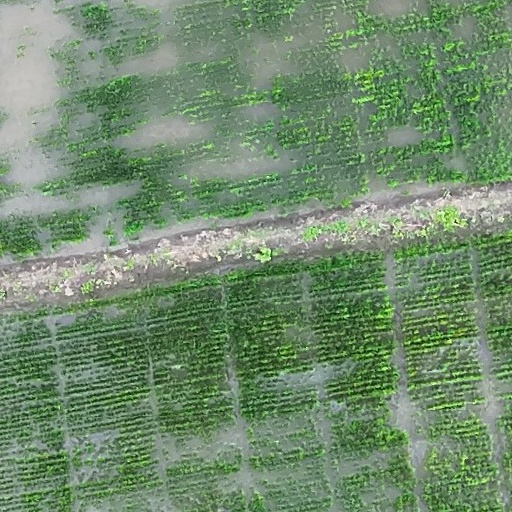
#> input picture annotation_v2/ATTANUR_1_manual_002.jpg, 512 x 512 px; its folder holds only this picture in this run
$ python -i extract_patches_v2.py   (imports and definitions only)
#> lines starting #> are read from the running program, lines starting #| are printed output that depends on the picture
#!/usr/bin/env python3
"""
Extract patches with better spacing and canal-likely targeting
Version 2: Larger stride, focus on areas with linear features
"""

import os
import numpy as np
import rasterio
from rasterio.windows import Window
from PIL import Image
import cv2

DATA_DIR = r'c:/Users/PRABHAKAR/Documents/Wells-Lab'
ANNO_V2 = os.path.join(DATA_DIR, 'annotation_v2')
# [1 line not run here, left out]

PATCH_SIZE = 512
N_PATCHES_PER_IMAGE = 50
STRIDE = 1024  # Larger spacing between patches (was random before)

def has_linear_features(rgb):
    """Check if patch has linear features (potential canals)"""
    gray = cv2.cvtColor(rgb, cv2.COLOR_RGB2GRAY)
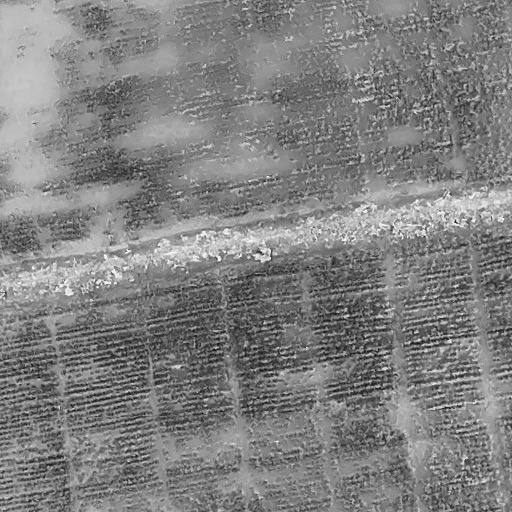
#> gray: shape (512, 512); min 16, max 254, mean 128.6
    edges = cv2.Canny(gray, 50, 150)
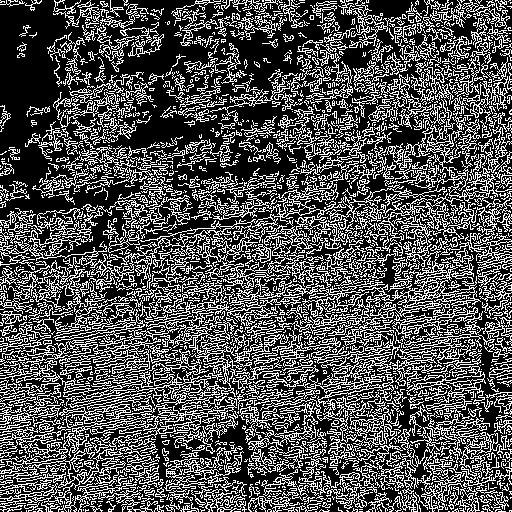
#> edges: shape (512, 512); 32% white in thin lines or dots

    # Look for lines using Hough transform
    lines = cv2.HoughLinesP(edges, 1, np.pi/180, threshold=50,
                            minLineLength=100, maxLineGap=20)
#> lines = 534 rows, first 6: [58, 511, 510, 59], [15, 509, 508, 16], [0, 501, 501, 0], [0, 484, 473, 11], [28, 510, 510, 28], [57, 100, 467, 510]

    if lines is not None and len(lines) > 2:
        return True, len(lines)
    return False, 0

# Check existing patches
existing_manual = [f for f in os.listdir(ANNO_V2) if '_manual_' in f and f.endswith('.jpg')]
existing_count = len(existing_manual)
# [9 lines not run here, left out]

attanur1_path = os.path.join(DATA_DIR, 'TLBC_D95_ATTANUR_1_ortho.tif')

candidates_a1 = []

# [34 lines not run here, left out]
saved_a1 = 0

# [17 lines not run here, left out]

attanur4_path = os.path.join(DATA_DIR, 'TLBC_D95_ATTANUR_4_ortho.tif')

candidates_a4 = []

# [31 lines not run here, left out]
saved_a4 = 0

# [25 lines not run here, left out]

>>> import cv2
>>> picture = cv2.cvtColor(cv2.imread('../annotation_v2/ATTANUR_1_manual_002.jpg'), cv2.COLOR_BGR2RGB)
>>> result = has_linear_features(picture)
#> result = (True, 534)

$ run again, on annotation_v2/ATTANUR_1_manual_004.jpg
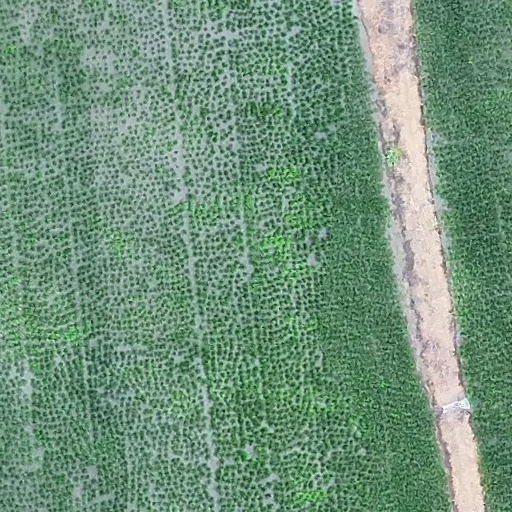
#> input picture annotation_v2/ATTANUR_1_manual_004.jpg, 512 x 512 px
#> in has_linear_features, `gray = cv2.cvtColor(rgb, cv2.COLOR_RGB2GRAY)`:
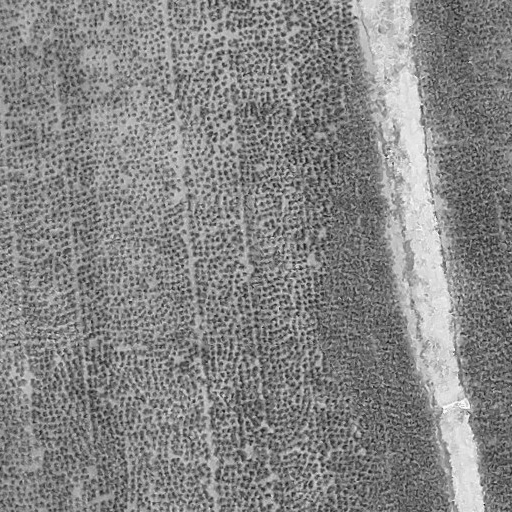
#> gray: shape (512, 512); min 19, max 255, mean 133.5
#> in has_linear_features, `edges = cv2.Canny(gray, 50, 150)`:
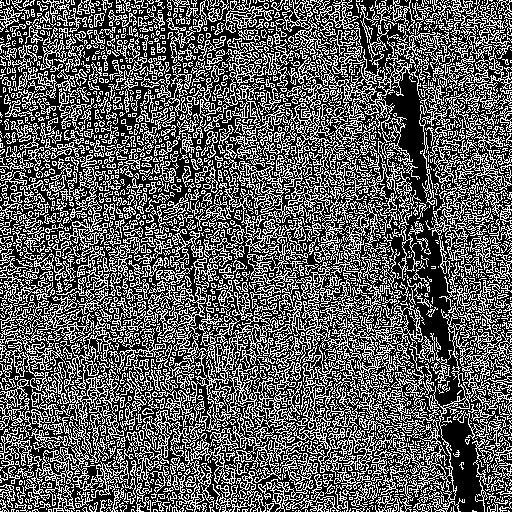
#> edges: shape (512, 512); 36.5% white in thin lines or dots
#> lines = 572 rows, first 6: [44, 507, 401, 150], [16, 511, 509, 18], [42, 0, 511, 469], [3, 39, 475, 511], [2, 508, 396, 114], [1, 444, 441, 4]
#> result = (True, 572)

$ run again, on annotation_v2/ATTANUR_1_manual_008.jpg
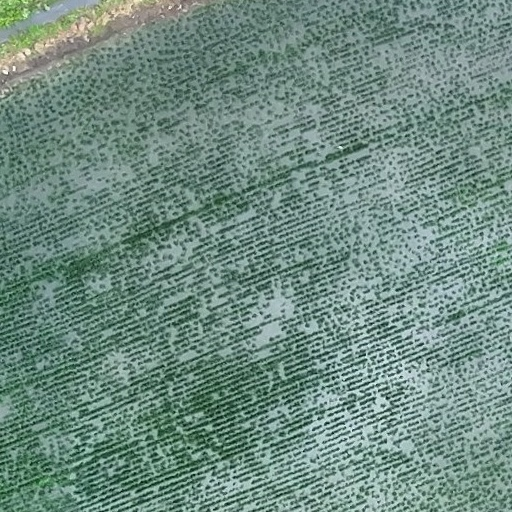
#> input picture annotation_v2/ATTANUR_1_manual_008.jpg, 512 x 512 px
#> in has_linear_features, `gray = cv2.cvtColor(rgb, cv2.COLOR_RGB2GRAY)`:
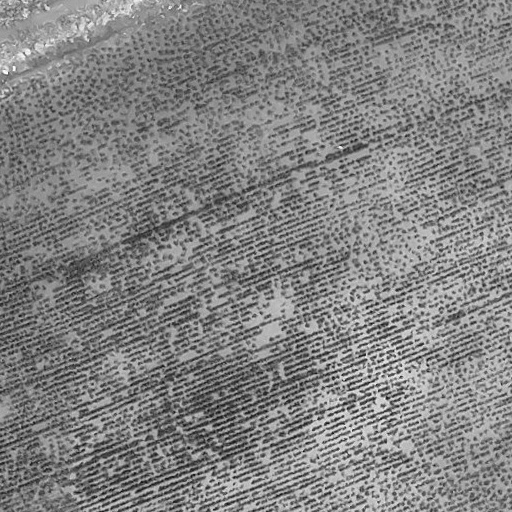
#> gray: shape (512, 512); min 11, max 254, mean 130.3
#> in has_linear_features, `edges = cv2.Canny(gray, 50, 150)`:
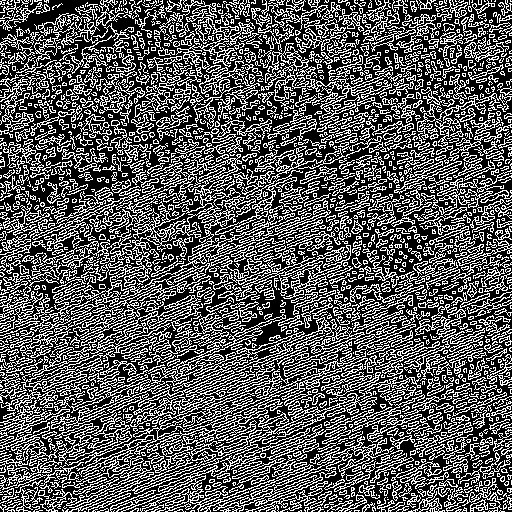
#> edges: shape (512, 512); 35.2% white in thin lines or dots
#> lines = 557 rows, first 6: [0, 431, 431, 0], [3, 12, 502, 511], [1, 60, 451, 510], [1, 507, 507, 1], [48, 510, 502, 56], [26, 3, 511, 488]
#> result = (True, 557)

$ run again, on annotation_v2/ATTANUR_1_manual_011.jpg
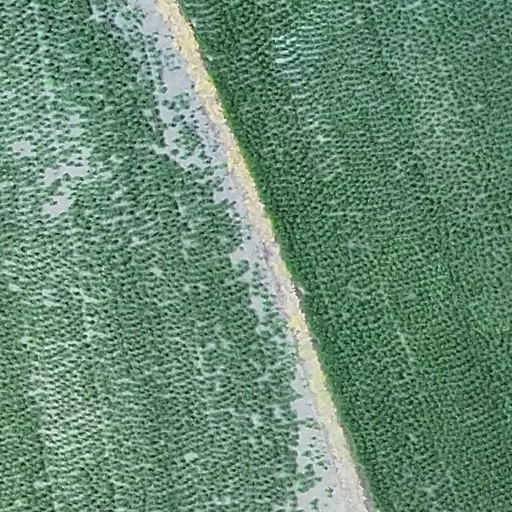
#> input picture annotation_v2/ATTANUR_1_manual_011.jpg, 512 x 512 px
#> in has_linear_features, `gray = cv2.cvtColor(rgb, cv2.COLOR_RGB2GRAY)`:
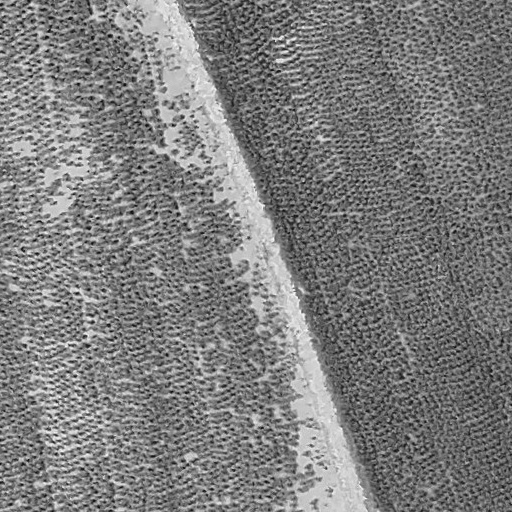
#> gray: shape (512, 512); min 11, max 255, mean 125.5
#> in has_linear_features, `edges = cv2.Canny(gray, 50, 150)`:
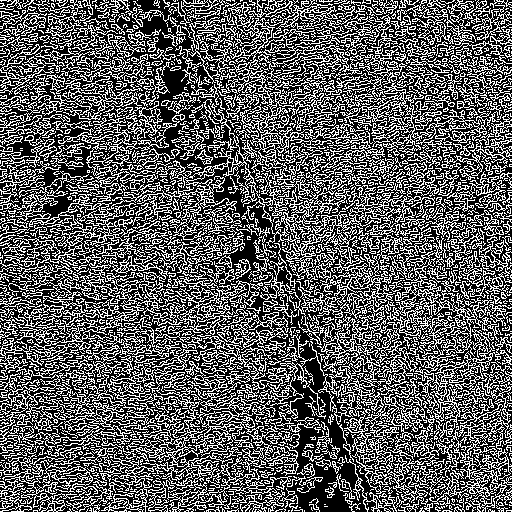
#> edges: shape (512, 512); 36.5% white in thin lines or dots
#> lines = 580 rows, first 6: [15, 0, 509, 494], [0, 57, 454, 511], [1, 425, 426, 0], [1, 496, 231, 266], [4, 456, 459, 1], [11, 509, 510, 10]
#> result = (True, 580)
